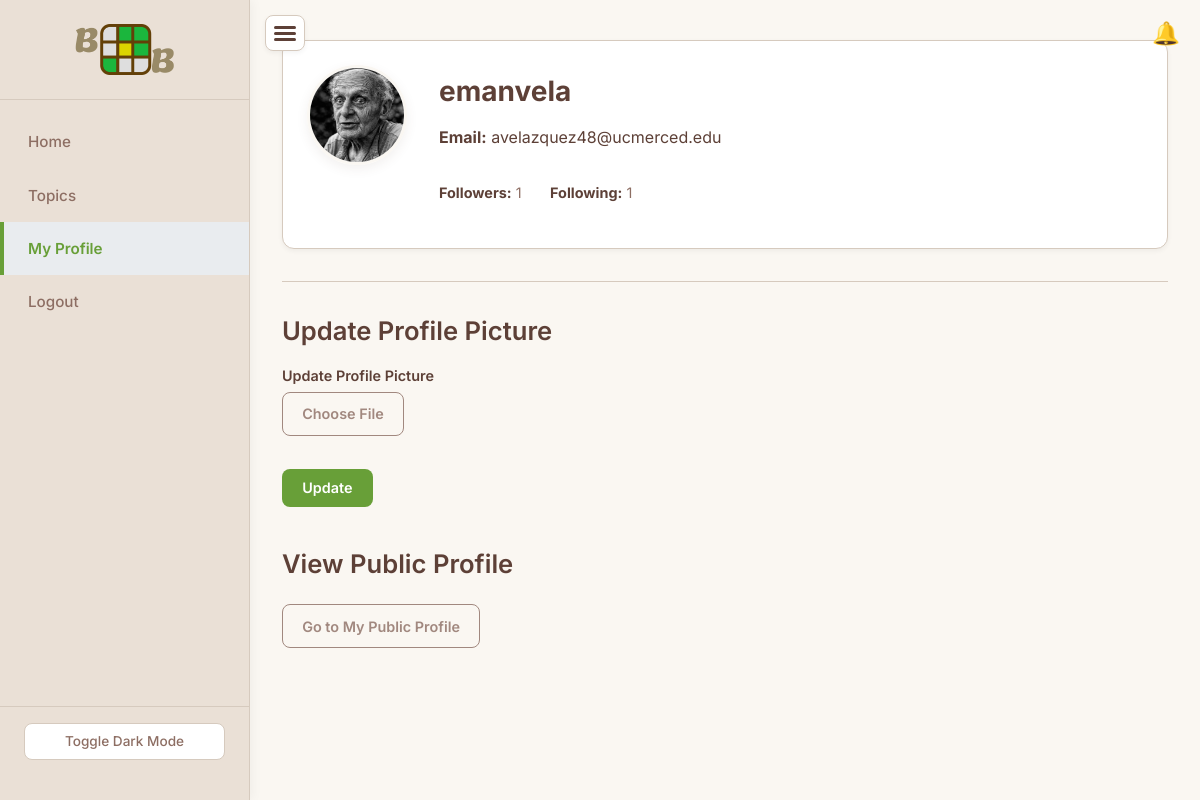
/my-profile (signed in), run on the app's committed database.
### app/models.py (models this page shows, shortened)
class User(UserMixin, db.Model):
    id = db.Column(db.Integer, primary_key=True)
    username = db.Column(db.String(150), unique=True, nullable=False)
    email = db.Column(db.String(120), unique=True, nullable=False)
    password = db.Column(db.String(150), nullable=False)
    role = db.Column(db.String(10), nullable=False, default='student')
    profile_picture = db.Column(db.String(255), nullable=True)
    posts = db.relationship('Post', back_populates='author', lazy='dynamic', cascade='all, delete-orphan')
    replies = db.relationship('Reply', back_populates='author', lazy='dynamic', cascade='all, delete-orphan')
    votes = db.relationship('Vote', back_populates='user', lazy='dynamic', cascade='all, delete-orphan')
    followers = db.relationship(
        'Follow',
        foreign_keys='Follow.user_id',
        backref='followed_user',
        lazy='dynamic',
        cascade='all, delete-orphan'
    )
    following = db.relationship(
        'Follow',
        foreign_keys='Follow.follower_id',
        backref='follower_user',
        lazy='dynamic',
        cascade='all, delete-orphan'
    )

### app/routes.py (the view, shortened to what this page needs)
@main.route('/my-profile', methods=['GET', 'POST'])
@login_required
def my_profile():
    form = ProfileUpdateForm()
    return render_template('my_profile.html', user=current_user, form=form, title=f"{current_user.username}'s Profile")

### app/forms.py
class ProfileUpdateForm(FlaskForm):
    profile_picture = FileField('Update Profile Picture', validators=[FileAllowed(['jpg', 'png'])])
    submit = SubmitField('Update')

### app/routes.py (called while the page is built)
@login_manager.user_loader
def load_user(user_id):
    return User.query.get(int(user_id))

@main.app_context_processor
def inject_notification_count():
    if current_user.is_authenticated:
        count = Notification.query.filter_by(user_id=current_user.id, is_read=False).count()
        return dict(unread_notifications_count=count)
    return dict(unread_notifications_count=0)

### app/templates/my_profile.html (shortened to what this page needs)
{% extends 'base.html' %}
{% block content %}
<div class="profile-header mb-2">
    <div class="profile-header-avatar">
        {% if user.profile_picture %}
            <img src="{{ url_for('static', filename='uploads/' ~ user.profile_picture) }}" alt="My Profile Picture" class="profile-pic-display">
        {% else %}
            <div class="profile-pic-default"><span>{{ user.username[0]|upper }}</span></div>
        {% endif %}
    </div>
    <div class="profile-header-info">
        <h1>{{ user.username }}</h1>
        <p><strong>Email:</strong> {{ user.email }}</p>
        <div class="profile-stats-container">
            <p class="profile-stat-line"><strong>Followers:</strong> {{ user.followers.count() }}</p>
            <p class="profile-stat-line"><strong>Following:</strong> {{ user.following.count() }}</p>
        </div>
    </div>
</div>
<hr>
<div class="profile-actions-forms">
    <div class="form-section mb-2">
        <h2>Update Profile Picture</h2>
        <form method="post" enctype="multipart/form-data" class="profile-update-form">
            <div class="form-group">
                {{ form.profile_picture.label(class="form-label") }}
                <label for="profilePictureInput" class="custom-file-upload">
                     Choose File
                </label>
            </div>
            <p class="mt-1">{{ form.submit(class="btn btn-primary") }}</p>
        </form>
    </div>
    <div class="form-section">
        <h2>View Public Profile</h2>
        <a href="{{ url_for('main.user_profile', username=user.username) }}" class="btn btn-secondary">Go to My Public Profile</a>
    </div>
</div>
{% endblock %}

### data on the page
User: profile_picture (picture), username "emanvela", email "avelazquez48@ucmerced.edu"

### other printed values
{{ user.followers.count() }} "1"
{{ user.following.count() }} "1"
